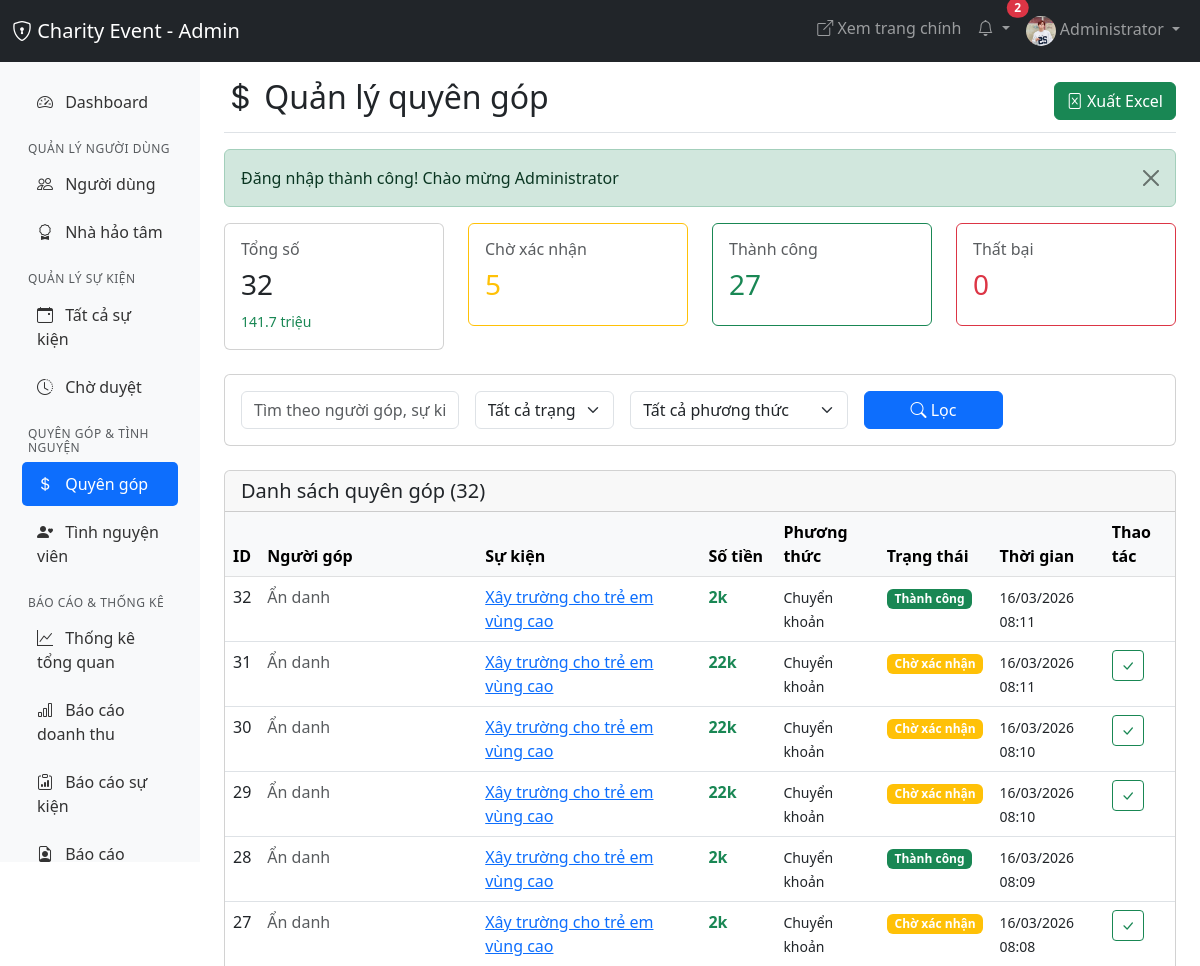
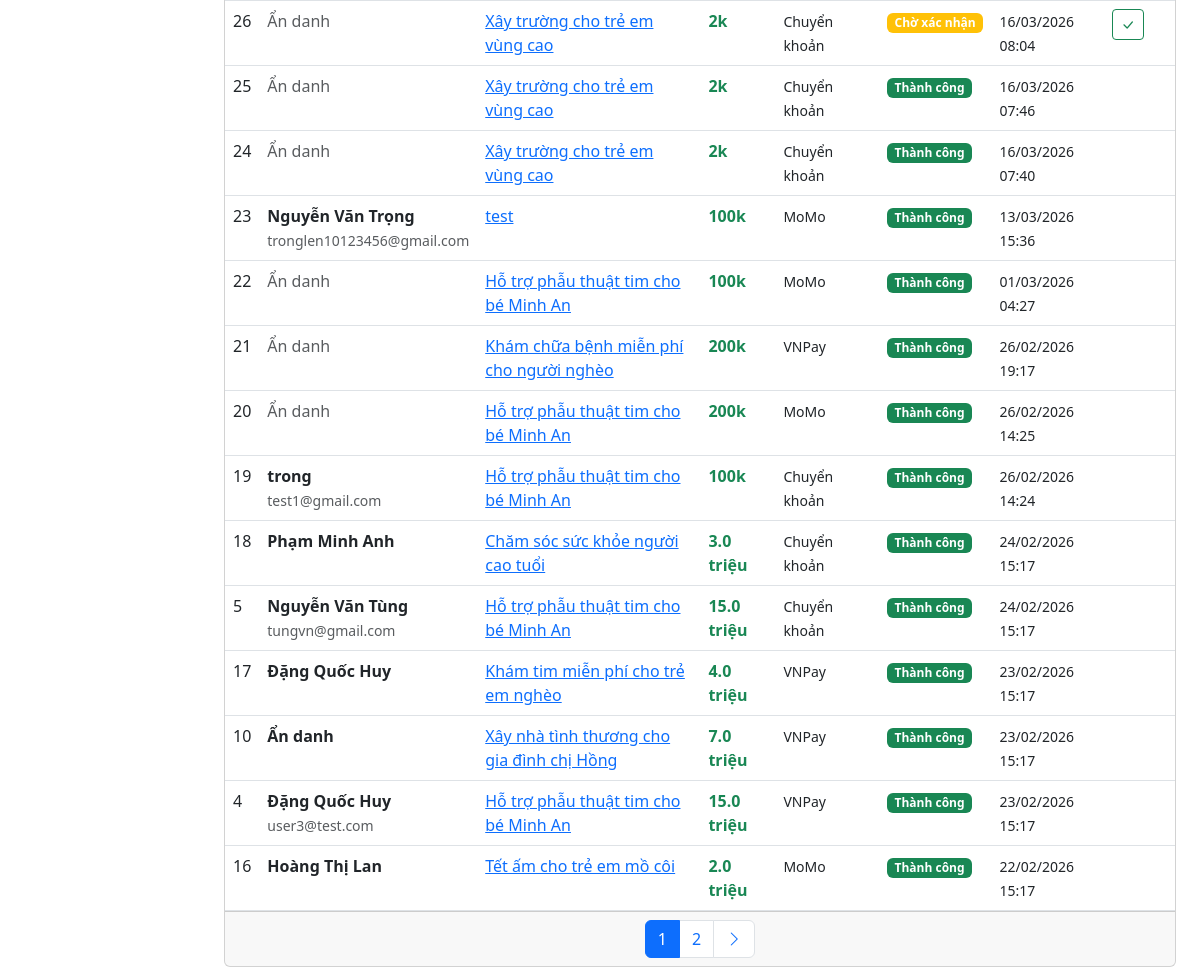
Page /admin/donations/donations.php (signed in) on the committed database (2 pictures, top to bottom).
### tables this page shows
CREATE TABLE `donations` (
  `id` int(11) NOT NULL,
  `user_id` int(11) DEFAULT NULL,
  `event_id` int(11) NOT NULL,
  `donor_name` varchar(100) DEFAULT NULL,
  `donor_email` varchar(100) DEFAULT NULL,
  `donor_phone` varchar(20) DEFAULT NULL,
  `amount` decimal(15,2) NOT NULL,
  `message` text DEFAULT NULL,
  `payment_method` enum('bank_transfer','momo','vnpay','zalopay','cash') DEFAULT 'bank_transfer',
  `transaction_id` varchar(100) DEFAULT NULL,
  `payment_proof` varchar(255) DEFAULT NULL,
  `status` enum('pending','completed','failed','refunded') DEFAULT 'pending',
  `is_anonymous` tinyint(1) DEFAULT 0,
  `show_amount` tinyint(1) DEFAULT 1,
  `ip_address` varchar(45) DEFAULT NULL,
  `user_agent` text DEFAULT NULL,
  `created_at` timestamp NOT NULL DEFAULT current_timestamp(),
  `updated_at` timestamp NOT NULL DEFAULT current_timestamp() ON UPDATE current_timestamp()
);

CREATE TABLE `events` (
  `id` int(11) NOT NULL,
  `user_id` int(11) NOT NULL,
  `title` varchar(255) NOT NULL,
  `slug` varchar(255) NOT NULL,
  `description` text NOT NULL,
  `content` longtext NOT NULL,
  `thumbnail` varchar(255) DEFAULT NULL,
  `bank_name` varchar(50) DEFAULT NULL,
  `bank_account` varchar(50) DEFAULT NULL,
  `bank_owner` varchar(100) DEFAULT NULL,
  `gallery` text DEFAULT NULL,
  `video_url` varchar(255) DEFAULT NULL,
  `category` enum('medical','education','disaster','children','elderly','community','environment','other') DEFAULT 'other',
  `location` varchar(255) NOT NULL,
  `province` varchar(100) NOT NULL,
  `district` varchar(100) DEFAULT NULL,
  `ward` varchar(100) DEFAULT NULL,
  `specific_address` text DEFAULT NULL,
  `target_amount` decimal(15,2) NOT NULL DEFAULT 0.00,
  `current_amount` decimal(15,2) NOT NULL DEFAULT 0.00,
  `volunteer_needed` int(11) DEFAULT 0,
  `volunteer_registered` int(11) DEFAULT 0,
  `volunteer_skills` text DEFAULT NULL,
  `start_date` date NOT NULL,
  `end_date` date NOT NULL,
  `registration_deadline` date DEFAULT NULL,
  `status` enum('pending','approved','rejected','ongoing','completed','closed') DEFAULT 'pending',
  `rejection_reason` text DEFAULT NULL,
  `priority` int(11) DEFAULT 0,
  `is_featured` tinyint(1) DEFAULT 0,
  `is_urgent` tinyint(1) DEFAULT 0,
  `views` int(11) DEFAULT 0,
  `has_report` tinyint(1) DEFAULT 0,
  `report_uploaded_at` timestamp NULL DEFAULT NULL,
  `approved_by` int(11) DEFAULT NULL,
  `approved_at` timestamp NULL DEFAULT NULL,
  `created_at` timestamp NOT NULL DEFAULT current_timestamp(),
  `updated_at` timestamp NOT NULL DEFAULT current_timestamp() ON UPDATE current_timestamp(),
  `admin_notes` text DEFAULT NULL
);

CREATE TABLE `users` (
  `id` int(11) NOT NULL,
  `fullname` varchar(100) NOT NULL,
  `email` varchar(100) NOT NULL,
  `password` varchar(255) NOT NULL,
  `phone` varchar(20) DEFAULT NULL,
  `avatar` varchar(255) DEFAULT 'default-avatar.png',
  `address` text DEFAULT NULL,
  `bio` text DEFAULT NULL,
  `city` varchar(100) DEFAULT NULL,
  `district` varchar(100) DEFAULT NULL,
  `role` enum('user','benefactor','admin') DEFAULT 'user',
  `benefactor_status` enum('none','pending','approved','rejected') DEFAULT 'none',
  `benefactor_verified_at` timestamp NULL DEFAULT NULL,
  `benefactor_verified_by` int(11) DEFAULT NULL,
  `status` enum('active','inactive','banned') DEFAULT 'active',
  `last_login` timestamp NULL DEFAULT NULL,
  `created_at` timestamp NOT NULL DEFAULT current_timestamp(),
  `updated_at` timestamp NOT NULL DEFAULT current_timestamp() ON UPDATE current_timestamp(),
  `public_profile` tinyint(1) DEFAULT 1,
  `show_donations` tinyint(1) DEFAULT 1,
  `show_volunteers` tinyint(1) DEFAULT 1,
  `email_notifications` tinyint(1) DEFAULT 1,
  `donation_notifications` tinyint(1) DEFAULT 1,
  `volunteer_notifications` tinyint(1) DEFAULT 1,
  `event_notifications` tinyint(1) DEFAULT 1
);

### admin/donations/donations.php (the view, shortened to what the rows shown need)
<?php
require_once '../../config/db.php';
$pageTitle = 'Quản lý quyên góp';
$page = isset($_GET['page']) ? (int)$_GET['page'] : 1;
$perPage = 20;
$offset = ($page - 1) * $perPage;
$where = ['1=1'];
$params = [];
$whereClause = implode(' AND ', $where);
$query = "SELECT d.*, e.title as event_title, e.slug as event_slug, u.fullname as donor_fullname
          FROM donations d
          JOIN events e ON d.event_id = e.id
          LEFT JOIN users u ON d.user_id = u.id
          WHERE $whereClause
          ORDER BY d.created_at DESC
          LIMIT $perPage OFFSET $offset";
$stmt = $pdo->prepare($query);
$stmt->execute($params);
$donations = $stmt->fetchAll();
?>
<!DOCTYPE html>
<html lang="vi">
<head>
    <link href="https://cdn.jsdelivr.net/npm/bootstrap@5.3.0/dist/css/bootstrap.min.css" rel="stylesheet">
    <link rel="stylesheet" href="https://cdn.jsdelivr.net/npm/bootstrap-icons@1.11.0/font/bootstrap-icons.css">
</head>
<body>
    <div class="container-fluid">
        <div class="row">
            <main class="col-md-9 ms-sm-auto col-lg-10 px-md-4">
                <div class="d-flex justify-content-between flex-wrap flex-md-nowrap align-items-center pt-3 pb-2 mb-3 border-bottom">
                    <h1 class="h2"><i class="bi bi-currency-dollar"></i> <?= $pageTitle ?></h1>
                </div>
                <div class="card">
                    <div class="card-body p-0">
                        <div class="table-responsive">
                            <table class="table table-hover mb-0">
                                <thead class="table-light">
                                    <tr>
                                        <th>ID</th>
                                        <th>Người góp</th>
                                        <th>Sự kiện</th>
                                        <th>Số tiền</th>
                                        <th>Phương thức</th>
                                        <th>Trạng thái</th>
                                        <th>Thời gian</th>
                                        <th>Thao tác</th>
                                    </tr>
                                </thead>
                                <tbody>
                                    <?php if (count($donations) > 0): ?>
                                        <?php foreach ($donations as $donation): ?>
                                        <tr>
                                            <td><?= $donation['id'] ?></td>
                                            <td>
                                                <?php if ($donation['is_anonymous']): ?>
                                                    <span class="text-muted">Ẩn danh</span>
                                                <?php else: ?>
                                                    <div>
                                                        <strong><?= htmlspecialchars($donation['donor_fullname'] ?? $donation['donor_name']) ?></strong>
                                                        <?php if ($donation['donor_email']): ?>
                                                        <br><small class="text-muted"><?= htmlspecialchars($donation['donor_email']) ?></small>
                                                        <?php endif; ?>
                                                    </div>
                                                <?php endif; ?>
                                            </td>
                                            <td>
                                                <a href="../events/event_detail.php?id=<?= $donation['event_id'] ?>">
                                                    <?= htmlspecialchars(truncate($donation['event_title'], 50)) ?>
                                                </a>
                                            </td>
                                            <td>
                                                <strong class="text-success"><?= formatMoney($donation['amount']) ?></strong>
                                            </td>
                                            <td>
                                                <?php
                                                $methodLabels = [
                                                    'bank_transfer' => 'Chuyển khoản',
                                                    'momo' => 'MoMo',
                                                    'vnpay' => 'VNPay',
                                                    'zalopay' => 'ZaloPay',
                                                    'cash' => 'Tiền mặt'
                                                ];
                                                ?>
                                                <small><?= $methodLabels[$donation['payment_method']] ?? $donation['payment_method'] ?></small>
                                            </td>
                                            <td>
                                                <?php
                                                $statusColors = [
                                                    'pending' => 'warning',
                                                    'completed' => 'success',
                                                    'failed' => 'danger',
                                                    'refunded' => 'secondary'
                                                ];
                                                $statusLabels = [
                                                    'pending' => 'Chờ xác nhận',
                                                    'completed' => 'Thành công',
                                                    'failed' => 'Thất bại',
                                                    'refunded' => 'Đã hoàn'
                                                ];
                                                ?>
                                                <span class="badge bg-<?= $statusColors[$donation['status']] ?>">
                                                    <?= $statusLabels[$donation['status']] ?>
                                                </span>
                                            </td>
                                            <td>
                                                <small><?= formatDate($donation['created_at'], 'd/m/Y H:i') ?></small>
                                            </td>
                                            <td>
                                                <div class="btn-group btn-group-sm">
                                                    <?php if ($donation['status'] === 'pending'): ?>
                                                    <a href="verify_donation.php?id=<?= $donation['id'] ?>"
                                                       class="btn btn-outline-success" title="Xác minh">
                                                        <i class="bi bi-check-lg"></i>
                                                    </a>
                                                    <?php endif; ?>
                                                </div>
                                            </td>
                                        </tr>
                                        <?php endforeach; ?>
                                    <?php endif; ?>
                                </tbody>
                            </table>
                        </div>
                    </div>
                </div>
            </main>
        </div>
    </div>
</body>
</html>

### rows in the picture
donations: id "32", is_anonymous "Ẩn danh", event.title "Xây trường cho trẻ em vùng cao", amount "2k", payment_method "Chuyển khoản", status "Thành công", created_at "16/03/2026 08:11"
donations: id "31", is_anonymous "Ẩn danh", event.title "Xây trường cho trẻ em vùng cao", amount "22k", payment_method "Chuyển khoản", status "Chờ xác nhận", created_at "16/03/2026 08:11"
donations: id "30", is_anonymous "Ẩn danh", event.title "Xây trường cho trẻ em vùng cao", amount "22k", payment_method "Chuyển khoản", status "Chờ xác nhận", created_at "16/03/2026 08:10"
donations: id "29", is_anonymous "Ẩn danh", event.title "Xây trường cho trẻ em vùng cao", amount "22k", payment_method "Chuyển khoản", status "Chờ xác nhận", created_at "16/03/2026 08:10"
donations: id "28", is_anonymous "Ẩn danh", event.title "Xây trường cho trẻ em vùng cao", amount "2k", payment_method "Chuyển khoản", status "Thành công", created_at "16/03/2026 08:09"
donations: id "27", is_anonymous "Ẩn danh", event.title "Xây trường cho trẻ em vùng cao", amount "2k", payment_method "Chuyển khoản", status "Chờ xác nhận", created_at "16/03/2026 08:08"
donations: id "26", is_anonymous "Ẩn danh", event.title "Xây trường cho trẻ em vùng cao", amount "2k", payment_method "Chuyển khoản", status "Chờ xác nhận", created_at "16/03/2026 08:04"
donations: id "25", is_anonymous "Ẩn danh", event.title "Xây trường cho trẻ em vùng cao", amount "2k", payment_method "Chuyển khoản", status "Thành công", created_at "16/03/2026 07:46"
donations: id "24", is_anonymous "Ẩn danh", event.title "Xây trường cho trẻ em vùng cao", amount "2k", payment_method "Chuyển khoản", status "Thành công", created_at "16/03/2026 07:40"
donations: id "23", user.fullname "Nguyễn Văn Trọng", donor_email "tronglen10123456@gmail.com", event.title "test", amount "100k", payment_method "MoMo", status "Thành công", created_at "13/03/2026 15:36"
donations: id "22", is_anonymous "Ẩn danh", event.title "Hỗ trợ phẫu thuật tim cho bé Minh An", amount "100k", payment_method "MoMo", status "Thành công", created_at "01/03/2026 04:27"
donations: id "21", is_anonymous "Ẩn danh", event.title "Khám chữa bệnh miễn phí cho người nghèo", amount "200k", payment_method "VNPay", status "Thành công", created_at "26/02/2026 19:17"
donations: id "20", is_anonymous "Ẩn danh", event.title "Hỗ trợ phẫu thuật tim cho bé Minh An", amount "200k", payment_method "MoMo", status "Thành công", created_at "26/02/2026 14:25"
donations: id "19", user.fullname "trong", donor_email "test1@gmail.com", event.title "Hỗ trợ phẫu thuật tim cho bé Minh An", amount "100k", payment_method "Chuyển khoản", status "Thành công", created_at "26/02/2026 14:24"
donations: id "18", user.fullname "Phạm Minh Anh", event.title "Chăm sóc sức khỏe người cao tuổi", amount "3.0 triệu", payment_method "Chuyển khoản", status "Thành công", created_at "24/02/2026 15:17"
donations: id "5", donor_name "Nguyễn Văn Tùng", donor_email "tungvn@gmail.com", event.title "Hỗ trợ phẫu thuật tim cho bé Minh An", amount "15.0 triệu", payment_method "Chuyển khoản", status "Thành công", created_at "24/02/2026 15:17"
donations: id "17", user.fullname "Đặng Quốc Huy", event.title "Khám tim miễn phí cho trẻ em nghèo", amount "4.0 triệu", payment_method "VNPay", status "Thành công", created_at "23/02/2026 15:17"
donations: id "10", donor_name "Ẩn danh", event.title "Xây nhà tình thương cho gia đình chị Hồng", amount "7.0 triệu", payment_method "VNPay", status "Thành công", created_at "23/02/2026 15:17"
donations: id "4", user.fullname "Đặng Quốc Huy", donor_email "user3@test.com", event.title "Hỗ trợ phẫu thuật tim cho bé Minh An", amount "15.0 triệu", payment_method "VNPay", status "Thành công", created_at "23/02/2026 15:17"
donations: id "16", user.fullname "Hoàng Thị Lan", event.title "Tết ấm cho trẻ em mồ côi", amount "2.0 triệu", payment_method "MoMo", status "Thành công", created_at "22/02/2026 15:17"

### other values in the picture
SITE_NAME "Charity Event"
$unreadCount "2"
$_SESSION['fullname'] "Administrator"
$pageTitle "Quản lý quyên góp"
$flash['message'] "Đăng nhập thành công! Chào mừng Administrator"
$stats['total'] "32"
formatMoney($stats['total_amount']) "141.7 triệu"
$stats['pending'] "5"
$stats['completed'] "27"
$stats['failed'] "0"
$totalDonations "32"
